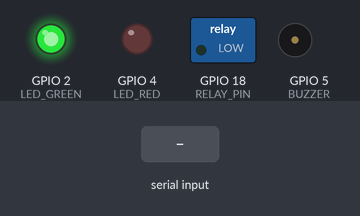
Bench run of a program on a simulated ESP32. Parts: switched loads named in the program (green lamp = pin HIGH), output pins drawn as LEDs (lit = HIGH), buzzer (waves = sounding, pin HIGH). The inputs (shaded band) are chosen by the test bench.

Above: at 1.2 s.
1.3 s: "NG\n" received over Serial
At 2.5 s:
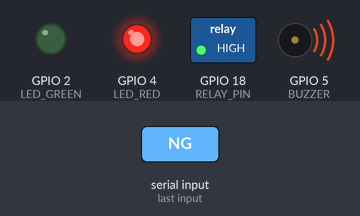
2.8 s: "OK\n" received over Serial
At 3.7 s:
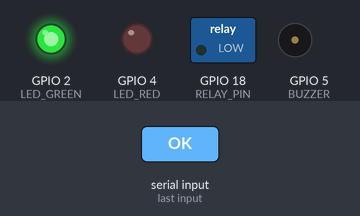
Timing chart, 0 to 5.8 s (numbered marks = the images above; inputs shaded):
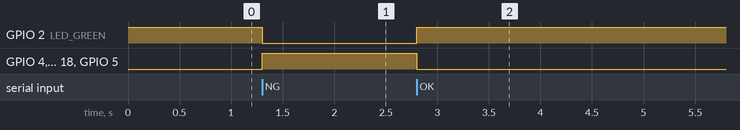

The program:

main.cpp
```cpp
#include <Arduino.h>

#define LED_GREEN 2
#define LED_RED 4
#define BUZZER 5
#define RELAY_PIN 18

void setup() {
    pinMode(LED_GREEN, OUTPUT);
    pinMode(LED_RED, OUTPUT);
    pinMode(BUZZER, OUTPUT);
    pinMode(RELAY_PIN, OUTPUT);

    // Standby: LED Hijau ON, Relay OFF
    digitalWrite(LED_GREEN, HIGH);
    digitalWrite(LED_RED, LOW);
    digitalWrite(BUZZER, LOW);
    digitalWrite(RELAY_PIN, LOW);

    Serial.begin(115200);
}

void loop() {
    if (Serial.available() > 0) {
        String command = Serial.readStringUntil('\n');
        command.trim();

        if (command == "OK") {
            digitalWrite(LED_GREEN, HIGH);
            digitalWrite(LED_RED, LOW);
            digitalWrite(BUZZER, LOW);
            digitalWrite(RELAY_PIN, LOW);
        }
        else if (command == "NG") {
            digitalWrite(LED_GREEN, LOW);
            digitalWrite(LED_RED, HIGH);
            digitalWrite(BUZZER, HIGH);
            digitalWrite(RELAY_PIN, HIGH);
        }
    }
}
```

Measured:
- after the input at 1.3 s, GPIO 2 (LED_GREEN): HIGH → LOW at once; GPIO 4 (LED_RED), GPIO 18 (RELAY_PIN), GPIO 5 (BUZZER): LOW → HIGH at once
- after the input at 2.8 s, GPIO 2 (LED_GREEN): LOW → HIGH at once; GPIO 4 (LED_RED), GPIO 18 (RELAY_PIN), GPIO 5 (BUZZER): HIGH → LOW at once
